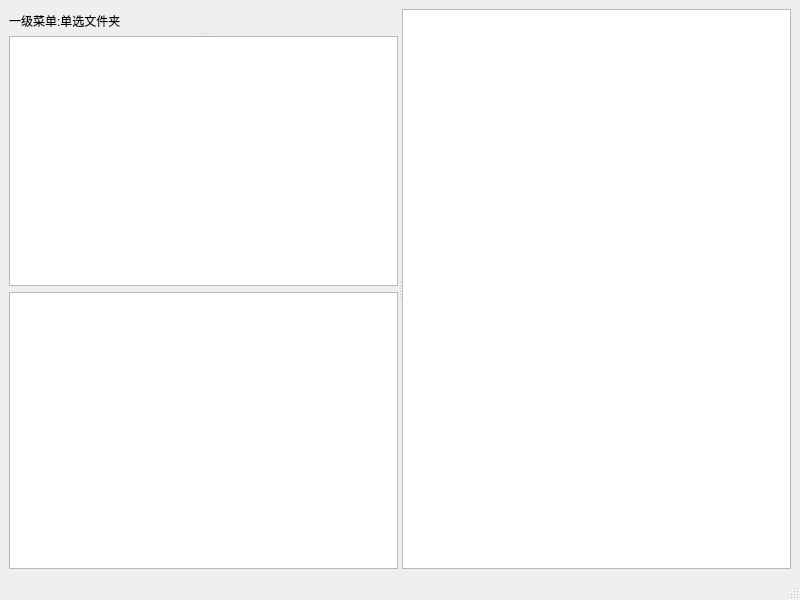
<?xml version="1.0" encoding="UTF-8"?>
<ui version="4.0">
 <class>MainWindow</class>
 <widget class="QMainWindow" name="MainWindow">
  <property name="geometry">
   <rect>
    <x>0</x>
    <y>0</y>
    <width>800</width>
    <height>600</height>
   </rect>
  </property>
  <property name="windowTitle">
   <string>MainWindow</string>
  </property>
  <widget class="QWidget" name="centralwidget">
   <layout class="QVBoxLayout" name="verticalLayout_3">
    <item>
     <widget class="QSplitter" name="splitter_2">
      <property name="orientation">
       <enum>Qt::Orientation::Horizontal</enum>
      </property>
      <widget class="QWidget" name="verticalLayoutWidget">
       <layout class="QVBoxLayout" name="verticalLayout">
        <item>
         <widget class="QSplitter" name="splitter">
          <property name="orientation">
           <enum>Qt::Orientation::Vertical</enum>
          </property>
          <widget class="QLabel" name="label">
           <property name="text">
            <string>一级菜单:单选文件夹</string>
           </property>
          </widget>
          <widget class="QTreeView" name="file_view_1"/>
         </widget>
        </item>
        <item>
         <widget class="QGraphicsView" name="graphicsView"/>
        </item>
       </layout>
      </widget>
      <widget class="QWidget" name="verticalLayoutWidget_2">
       <layout class="QVBoxLayout" name="verticalLayout_2">
        <item>
         <layout class="QHBoxLayout" name="horizontalLayout_2"/>
        </item>
        <item>
         <layout class="QHBoxLayout" name="horizontalLayout">
          <item>
           <widget class="FileExplorerView" name="tableWidget"/>
          </item>
         </layout>
        </item>
       </layout>
      </widget>
     </widget>
    </item>
   </layout>
  </widget>
  <widget class="QMenuBar" name="menubar">
   <property name="geometry">
    <rect>
     <x>0</x>
     <y>0</y>
     <width>800</width>
     <height>24</height>
    </rect>
   </property>
  </widget>
  <widget class="QStatusBar" name="statusbar"/>
 </widget>
 <customwidgets>
  <customwidget>
   <class>FileExplorerView</class>
   <extends>QTableWidget</extends>
   <header>src.components.FileExplorerView.h</header>
  </customwidget>
 </customwidgets>
 <resources/>
 <connections/>
</ui>
